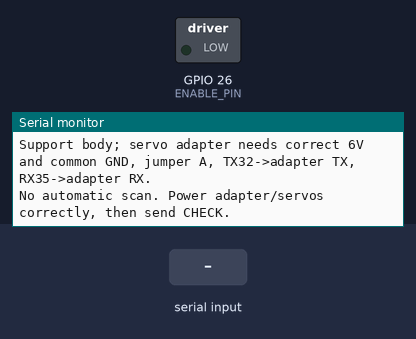
A program run on a simulated ESP32. Shown: switched loads named in the program (green lamp = pin HIGH), the last lines printed to the serial monitor. The inputs (shaded band) are chosen by the test bench.

Above: at 1.7 s.
1.8 s: "CHECK\n" received over Serial
At 3.1 s:
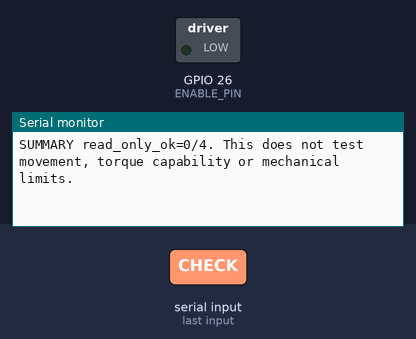
3.3 s: "SCAN\n" received over Serial
At 4.6 s:
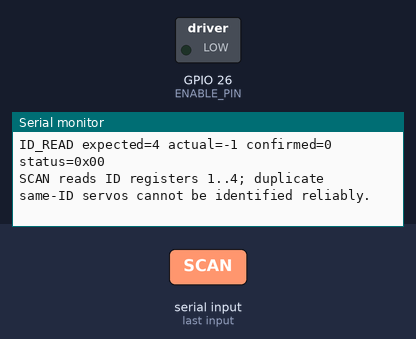
4.9 s: "DEBUG ON\n" received over Serial
At 5.2 s:
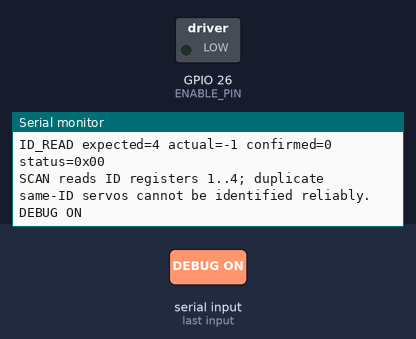
Timing chart, 0 to 7.9 s (numbered marks = the images above; inputs shaded):
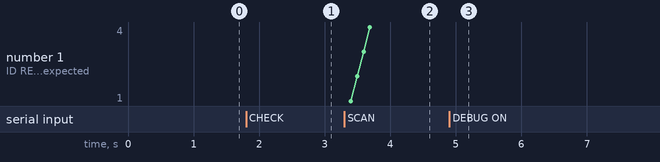

The program:

main.cpp
```cpp
#include <Arduino.h>
#include <string.h>
#include <stdlib.h>
#include "servo_protocol.h"
#if !defined(CONFIG_IDF_TARGET_ESP32) || defined(CONFIG_IDF_TARGET_ESP32S3)
#error "This diagnostic is for classic ESP32-WROOM, not S3/C3."
#endif
namespace {
constexpr int TX_PIN=32,RX_PIN=35,ENABLE_PIN=26;
constexpr uint32_t BAUD=1000000,REPLY_TIMEOUT_MS=30;
HardwareSerial bus(1);
bool watch=false,debug=false;
uint32_t lastWatch=0,checks=0,failures[4]={},retries[4]={},echoes[4]={};
uint8_t lastTx[8]={},lastRx[64]={}; size_t lastRxCount=0;
const char* const legs[4]={"FL(left-front)","FR(right-front)","RL(left-rear)","RR(right-rear)"};
// READ is the only instruction emitted. PING alone cannot prove device identity when TX echoes.
enum class ReadInstruction:uint8_t { Read=2 };
bool transaction(uint8_t id,ReadInstruction op,uint8_t reg,uint8_t count,uint8_t* out,uint8_t& status) {
  if(id<1 || id>4 || !count || count>15 || !out || op!=ReadInstruction::Read) return false;
  uint8_t tx[8]={0xff,0xff,id,4,uint8_t(op),reg,count,0};
  const size_t length=8;
  uint8_t sum=0;
  for(size_t i=2;i<length-1;++i) sum=uint8_t(sum+tx[i]);
  tx[length-1]=uint8_t(~sum);
  memcpy(lastTx,tx,sizeof(tx)); lastRxCount=0;
  uint8_t recent[8]={}; size_t recentCount=0;
  while(bus.available()) bus.read();
  bus.write(tx,length); bus.flush();
  const size_t expected=count+6;
  uint8_t frame[21]={}; size_t used=0;
  const uint32_t started=millis();
  while(millis()-started<REPLY_TIMEOUT_MS) {
    if(!bus.available()) { delay(1); continue; }
    const uint8_t incoming=uint8_t(bus.read());
    if(lastRxCount<sizeof(lastRx)) lastRx[lastRxCount++]=incoming;
    if(recentCount<sizeof(recent)) recent[recentCount++]=incoming;
    else { memmove(recent,recent+1,sizeof(recent)-1); recent[sizeof(recent)-1]=incoming; }
    if(recentCount==sizeof(recent) && memcmp(recent,tx,sizeof(recent))==0) ++echoes[id-1];
    frame[used++]=incoming;
    if(used<expected) continue;
    if(ServoProtocol::validReply(frame,expected,id,count,tx,length)) {
      status=frame[4]; if(count) memcpy(out,frame+5,count); return true;
    }
    memmove(frame,frame+1,--used);
  }
  return false;
}
bool query(int id,ReadInstruction op,uint8_t reg,uint8_t count,uint8_t* out,uint8_t& allStatus) {
  for(int attempt=0;attempt<3;++attempt) {
    uint8_t status=0;
    if(transaction(uint8_t(id),op,reg,count,out,status)) { allStatus|=status; return true; }
    if(attempt<2) { ++retries[id-1]; delay(3); }
  }
  ++failures[id-1];
  if(debug) {
    Serial.print("BUS_TX:");for(uint8_t value:lastTx) Serial.printf(" %02X",value);Serial.println();
    Serial.print("BUS_RX:");for(size_t i=0;i<lastRxCount;++i) Serial.printf(" %02X",lastRx[i]);
    if(!lastRxCount) Serial.print(" none");
    Serial.println();
  }
  return false;
}
int readByte(int id,int reg,uint8_t& errors) {
  uint8_t data=0;
  return query(id,ReadInstruction::Read,uint8_t(reg),1,&data,errors) ? data:-1;
}
int readWord(int id,int reg,uint8_t& errors) {
  uint8_t data[2]={};
  return query(id,ReadInstruction::Read,uint8_t(reg),2,data,errors) ? int(data[0])+(int(data[1])<<8):-1;
}
int word(const uint8_t* b) { return int(b[0])+(int(b[1])<<8); }
int signedMagnitude(int value,int bit) { return value&(1<<bit) ? -(value&~(1<<bit)):value; }
bool test(int id) {
  uint8_t errors=0,data[15]={}; const uint32_t before=retries[id-1],echoBefore=echoes[id-1];
  const int actualId=readByte(id,5,errors);
  if(actualId!=id) {
    Serial.printf("SERVO id=%d %s comm=FAIL ID_register=%d; no confirmed servo reply; failures=%lu retries=%lu tx_echoes_now=%lu\n",
      id,legs[id-1],actualId,(unsigned long)failures[id-1],(unsigned long)retries[id-1],(unsigned long)(echoes[id-1]-echoBefore));
    return false;
  }
  if(!query(id,ReadInstruction::Read,56,15,data,errors)) {
    Serial.printf("SERVO id=%d comm=ID_READ_OK feedback=FAIL status=0x%02X failures=%lu\n",id,errors,(unsigned long)failures[id-1]); return false;
  }
  const int position=signedMagnitude(word(data),15),velocity=signedMagnitude(word(data+2),15);
  const int load=signedMagnitude(word(data+4),10),voltage=data[6],temperature=data[7],moving=data[10];
  const int mode=readByte(id,33,errors),torque=readByte(id,40,errors),goal=readWord(id,42,errors);
  const int low=readWord(id,9,errors),high=readWord(id,11,errors);
  const bool config=mode>=0 && torque>=0 && goal>=0 && low>=0 && high>=0;
  const bool sane=position>=0 && position<=4095 && voltage>=50 && voltage<=68 && temperature<60;
  const bool ok=config && sane && !errors && mode==0;
  Serial.printf("SERVO id=%d %s comm=OK feedback=OK config=%s pos=%d deg=%.2f speed_raw=%d load_raw=%d V=%.1f C=%d moving=%d status=0x%02X mode=%d torque=%d goal_raw=%d min=%d max=%d retries_now=%lu failures=%lu result=%s tx_echoes_now=%lu\n",
    id,legs[id-1],config ? "OK":"FAIL",position,position*360.0f/4096,velocity,load,voltage*0.1f,temperature,moving,errors,
    mode,torque,goal,low,high,(unsigned long)(retries[id-1]-before),(unsigned long)failures[id-1],ok ? "READ_ONLY_OK":"CHECK_REQUIRED",(unsigned long)(echoes[id-1]-echoBefore));
  if(torque>0) Serial.printf("NOTE id=%d torque is already ON; diagnostic did not enable or change it.\n",id);
  if(!sane || errors || mode!=0) Serial.printf("NOTE id=%d inspect position/voltage/temperature/status/mode before any motion test.\n",id);
  if(retries[id-1]>before) Serial.printf("NOTE id=%d retry was needed; a successful retry does not prove a stable connection.\n",id);
  return ok;
}
void check() {
  Serial.printf("SERVO_CHECK %lu baud=%lu TX=5 RX=34 READ ONLY\n",(unsigned long)++checks,(unsigned long)BAUD);
  int ok=0; for(int id=1;id<=4;++id) { if(test(id)) ++ok; delay(10); }
  Serial.printf("SUMMARY read_only_ok=%d/4. This does not test movement, torque capability or mechanical limits.\n",ok);
}
void scan() {
  for(int id=1;id<=4;++id) {
    uint8_t error=0; const int actualId=readByte(id,5,error);
    Serial.printf("ID_READ expected=%d actual=%d confirmed=%d status=0x%02X\n",id,actualId,actualId==id,error);
  }
  Serial.println("SCAN reads ID registers 1..4; duplicate same-ID servos cannot be identified reliably.");
}
void help() {
  Serial.println("H | CHECK (S) | TEST <1..4> | SCAN (ID register READ 1..4) | WATCH ON / WATCH OFF (2s) | RESETSTATS");
  Serial.println("DEBUG ON / DEBUG OFF: show failed transaction bytes; echoed TX alone is not a servo response");
  Serial.println("READ ONLY: no torque/position/ID/baud/offset/limit writes. No motor PWM or I2C. EN26 LOW.");
  Serial.println("Support body; servo adapter needs correct 6V and common GND, jumper A, TX32->adapter TX, RX35->adapter RX.");
}
void command(char* text) {
  for(char* p=text;*p;++p) if(*p>='a' && *p<='z') *p-=32;
  if(!strcmp(text,"H")) help();
  else if(!strcmp(text,"CHECK") || !strcmp(text,"S")) check();
  else if(!strcmp(text,"SCAN")) scan();
  else if(!strcmp(text,"DEBUG ON")) { debug=true; Serial.println("DEBUG ON"); }
  else if(!strcmp(text,"DEBUG OFF")) { debug=false; Serial.println("DEBUG OFF"); }
  else if(!strcmp(text,"WATCH ON")) { watch=true; lastWatch=millis(); check(); }
  else if(!strcmp(text,"WATCH OFF")) { watch=false; Serial.println("WATCH OFF"); }
  else if(!strcmp(text,"RESETSTATS")) { memset(retries,0,sizeof(retries)); memset(failures,0,sizeof(failures)); memset(echoes,0,sizeof(echoes)); Serial.println("STATS RESET"); }
  else if(!strncmp(text,"TEST ",5)) {
    char* end=nullptr; const long id=strtol(text+5,&end,10);
    if(end==text+5 || *end || id<1 || id>4) { Serial.println("Use TEST 1 .. TEST 4"); return; }
    watch=false; test(int(id));
  } else Serial.println("Unknown command. H for help. Read-only commands only.");
}
}
void setup() {
  pinMode(ENABLE_PIN,OUTPUT); digitalWrite(ENABLE_PIN,LOW);
  Serial.begin(115200); bus.begin(BAUD,SERIAL_8N1,RX_PIN,TX_PIN); delay(500);
  Serial.println("QUAD SERVO DIAGNOSTIC v2: classic ESP32; IDs 1..4; motion writes DISABLED");
  help(); Serial.println("No automatic scan. Power adapter/servos correctly, then send CHECK.");
}
void loop() {
  static char input[64]; static size_t used=0; static bool overflow=false;
  for(int budget=0;budget<128 && Serial.available();++budget) {
    const char c=Serial.read();
    if(c=='\r' || c=='\n') {
      if(!overflow && used) { input[used]=0; command(input); }
      if(overflow) Serial.println("Command too long; discarded");
      used=0; overflow=false;
    } else if(!overflow) {
      if(used<sizeof(input)-1) input[used++]=c; else { used=0; overflow=true; }
    }
  }
  if(watch && millis()-lastWatch>=2000) { lastWatch=millis(); check(); }
  delay(1);
}
```

servo_protocol.h
```cpp
#pragma once
#include <stdint.h>
#include <stddef.h>
namespace ServoProtocol {
constexpr bool validFrame(const uint8_t* b,size_t size,uint8_t id,uint8_t payload) {
  if(!b || size!=size_t(payload)+6 || b[0]!=0xff || b[1]!=0xff || b[2]!=id || b[3]!=payload+2) return false;
  uint8_t sum=0;
  for(size_t i=2;i<size;++i) sum=uint8_t(sum+b[i]);
  return sum==0xff;
}
constexpr bool validReply(const uint8_t* b,size_t size,uint8_t id,uint8_t payload,const uint8_t* tx,size_t txSize) {
  if(!validFrame(b,size,id,payload)) return false;
  if(size!=txSize) return true;
  for(size_t i=0;i<size;++i) if(b[i]!=tx[i]) return true;
  return false; // An exact echoed request is not confirmation of a device reply.
}
// Exercise the actual parser at compile time; no runtime actuator commands.
constexpr uint8_t ping[]={0xff,0xff,1,2,0,0xfc};
constexpr uint8_t read[]={0xff,0xff,4,3,0,60,0xbc};
constexpr uint8_t bad[]={0xff,0xff,1,2,0,0xfd};
constexpr uint8_t pingRequest[]={0xff,0xff,1,2,1,0xfb};
constexpr uint8_t idRequest[]={0xff,0xff,1,4,2,5,1,0xf2};
static_assert(validFrame(ping,sizeof(ping),1,0),"Valid ping rejected");
static_assert(validFrame(read,sizeof(read),4,1),"Valid read rejected");
static_assert(!validFrame(ping,sizeof(ping),2,0),"Wrong ID accepted");
static_assert(!validFrame(read,sizeof(read),4,0),"Wrong payload length accepted");
static_assert(!validFrame(ping,sizeof(ping)-1,1,0),"Truncated frame accepted");
static_assert(!validFrame(bad,sizeof(bad),1,0),"Bad checksum accepted");
static_assert(validReply(ping,sizeof(ping),1,0,pingRequest,sizeof(pingRequest)),"Real ping reply rejected");
static_assert(!validReply(pingRequest,sizeof(pingRequest),1,0,pingRequest,sizeof(pingRequest)),"Ping echo accepted as real reply");
static_assert(!validReply(idRequest,sizeof(idRequest),1,1,idRequest,sizeof(idRequest)),"ID READ request accepted as reply");
}
```

Measured:
- after the input at 1.8 s, the serial monitor: prints a new line at once (image 1)
- after the input at 3.3 s, the serial monitor: prints a new line after 0.10 s (image 2)
- after the input at 4.9 s, the serial monitor: prints a new line at once (image 3)
